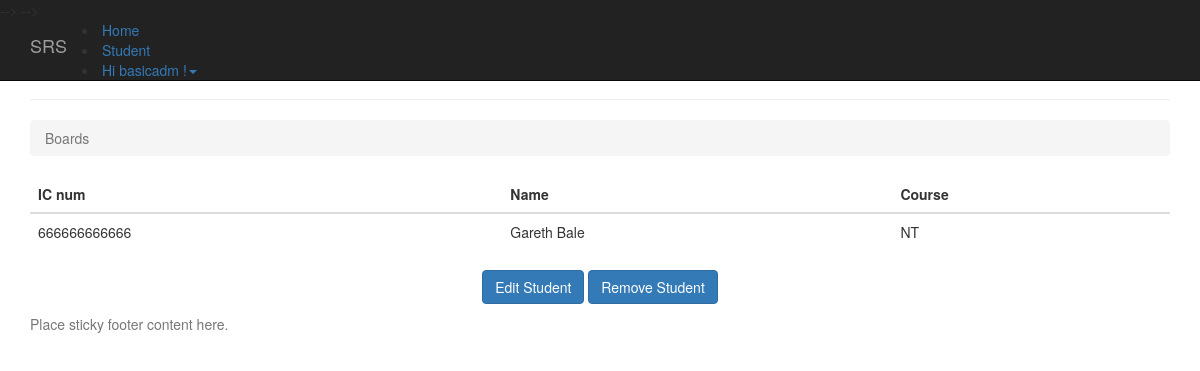
Screenshot of /6/ (signed in) with the database file from the repository.
### student/models.py (models this page shows, shortened)
class Student(models.Model):
	PROGRAMMING = 'PR'
	NETWORKING = 'NT'
	PCTECH = 'PC'
	COURSE_CHOICES = (
		(PROGRAMMING, 'Programming'),
		(NETWORKING, 'Networking'),
		(PCTECH, 'PC Technichian'),
	)
	icnum = models.CharField('IC Number',max_length=12,unique=True,blank=False,null=False)
	name = models.CharField('Name',max_length=300,blank=False,null=False)
	course = models.CharField('Coursework',max_length=2,choices=COURSE_CHOICES,default=PCTECH)
	createdby = models.ForeignKey('auth.User',on_delete=models.CASCADE)
	created_date = models.DateTimeField('Created Date',auto_now_add=True)

### student/views.py (the view)
# urls.py: url(r'^(?P<pk>\d+)/$', views.student_detail, name='student_detail'),
@login_required(login_url='/accounts/login/')
def student_detail(request,pk):
    student = get_object_or_404(Student, pk=pk)
    return render(request, 'student/student_detail.html', {'student': student})

### templates/student/student_detail.html
{% extends 'base.html' %}
{% block content %}
      <div class="page-header">
        <h1>Student Information</h1>
      </div>
      <ol class="breadcrumb my-4">
        <li class="breadcrumb-item active">Boards</li>
      </ol>
      <table class="table">
        <thead class="thead-inverse">
          <tr>
            <th>IC num</th>
            <th>Name</th>
            <th>Course</th>
          </tr>
        </thead>
        <tbody>
            <tr>
              <td>
                {{ student.icnum }}
              </td>
              <td class="align-middle">{{ student.name }}</td>
              <td class="align-middle">{{ student.course }}</td>
            </tr>
        </tbody>
	  </table>
    <p class="text-center">
      <a href="{% url 'student_edit' student.pk %}" class="btn btn-primary" >Edit Student</a>
      <a href="{% url 'student_remove' student.pk %}" class="btn btn-primary" >Remove Student</a>
    </p>
{% endblock %}

### templates/base.html (shortened to what this page needs)
{% load static %}
{% load i18n %}
<!DOCTYPE html>
<html lang="en">
  <head>
    <link href="http://getbootstrap.com/docs/3.3/dist/css/bootstrap.min.css" rel="stylesheet">
    <link href="http://getbootstrap.com/docs/3.3/assets/css/ie10-viewport-bug-workaround.css" rel="stylesheet">
    <link href="http://getbootstrap.com/docs/3.3/examples/sticky-footer-navbar/sticky-footer-navbar.css" rel="stylesheet">
  </head>
  <body>
    {% block navbar %}
    <nav class="navbar navbar-inverse navbar-fixed-top">
      <div class="container">
        <div class="navbar-header">
          <a class="navbar-brand" href="#">SRS</a>
        </div>
        <div id="navbar" class="collapse navbar-collapse">
           {% block home_navbar %}
           <li class="active"><a href="/">Home</a></li>
           {% endblock %}
            {% block student_navbar %}
            <li><a href="{% url 'student_home' %}">Student</a></li>
            {% endblock %}
            {% block user_navbar %}
              {% if user.is_authenticated %}
                <li class="dropdown">
                  <a href="#" class="dropdown-toggle" data-toggle="dropdown" role="button" aria-haspopup="true" aria-expanded="false"></span> Hi {{ user.username }} !<span class="caret"></span></a>
                </li>
              {% else %}
                <li><a href="/accounts/login/">Sign In</a></li>
                <li><a href="/accounts/signup/">Sign Up</a></li>
              {% endif %}
            {% endblock %}
        </div>
      </div>
    </nav>
    {% endblock %}
    <div class="container">
      {% block content %}{% endblock %}
    </div>
    {% block footer %}
    <footer class="footer">
      <div class="container">
        <p class="text-muted">Place sticky footer content here.</p>
      </div>
    </footer>
    {% endblock %}
  </body>
</html>

### rows the page displays
Student: icnum "666666666666", name "Gareth Bale", course "NT"

### other values shown
{{ user.username }} "basicadm"
